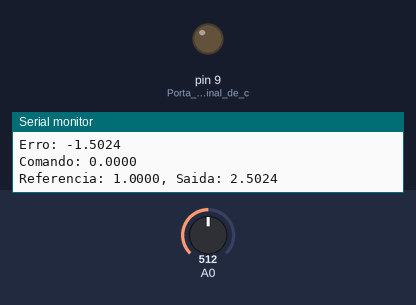
A sketch run on a simulated Arduino Uno, built with avr-gcc and run on an emulated ATmega328P. On the bench: output pins drawn as LEDs (lit = HIGH), the last lines printed to the serial monitor. Inputs (shaded band) come from the test bench; at power-on: A0 = 512.

Above: at 1.2 s.
1.3 s: A0 set to 306
At 1.48 s:
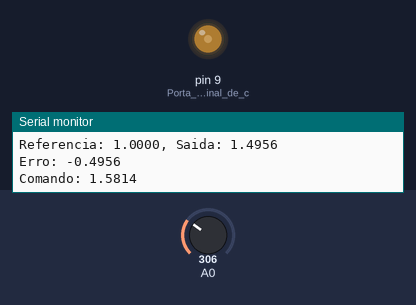
4.3 s: A0 set to 122
At 6.3 s:
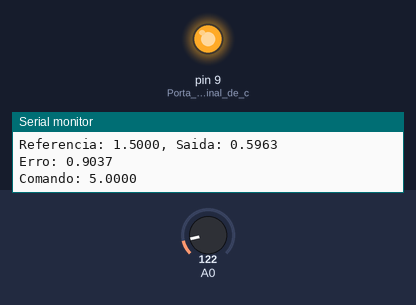
7.3 s: A0 set to 306
At 8.8 s:
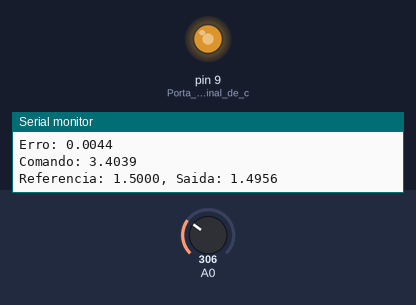
Timing chart, 0 to 16.3 s (numbered marks = the images above; inputs shaded):
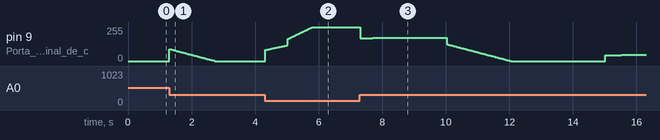

The sketch:

Modulo_PI_Modificado.ino
```cpp
// Arquivo modificado do código utilizado no módulo com motor tacogerador

// Definição das variáveis
long  tempo = 0; // Var. aux. pra analise no tempo discreto
float rk = 0; // Referencia tacogerador
float yk = 0; // Saída tacogerador

float e0 = 0; // Erro atual
float e1 = 0; // Erro antigo

float v0 = 0; // Sinal de controle de velocidade atual
float v1 = 0; // Sinal de controle de velocidade antigo

float Ts = 0.025; // Intervalo de analise
float Kc = 1.8573; // Ganho
float Ti = 0.72; // Tempo integral

//  KcK/Tis / (1 + KcK/Tis) = 1 (Tis/KcK s + 1)
//  taumf = Ti/KcK -> Kc = Ti/Kctaumf


void setup() {
Serial.begin(115200);
pinMode(9, OUTPUT); // Porta D9 envia sinal de controle de velocidade do motor DC, por sinal PWM
}


void loop() {
tempo = millis();

yk = analogRead(0)*5.0/1023.0; // Leitura de velocidade do motor tacogerador (de 0 a 5)
rk = 1.0 + 0.5*(int((millis()/5000)%2) == 1); // Referencia para o tacogerador variando com o tempo

e1 = e0; // Erro antigo (e1) = Erro atual (e0)
e0 = rk - yk; // Erro atual (e0) = Referencia (rk) - Saida (yk)

v1 = v0; // Sinal de controle antigo (v1) = Sinal de controle atual (v0)
v0 = v1 + Kc*e0 + (Ts*Kc/Ti - Kc)*e1; // Controlador PI
v0 = max(min(v0,5.0),0.0); // Limite superior do sinal de controle= 5, limite inferior= 0

analogWrite(9, (v0*255.0/5.0)); // Sinal PWM (0 a 255) simulando comando do controlador


// Serial print

// pronto para serial plotter
/*
Serial.print("Referencia: ");
Serial.print(rk, 4);
Serial.print(", ");
Serial.print("Saida: ");
Serial.println(yk, 4);
*/

// mais visual
Serial.print("Referencia: ");
Serial.print(rk, 4);
Serial.print(", ");
Serial.print("Saida: ");
Serial.println(yk, 4);

Serial.print("Erro: ");
Serial.println(e0, 4);
Serial.print("Comando: ");
Serial.println(v0, 4);

while(millis()-tempo<=(Ts*1000)){} // Delay variável para garantir analise no tempo discreto
}
```
